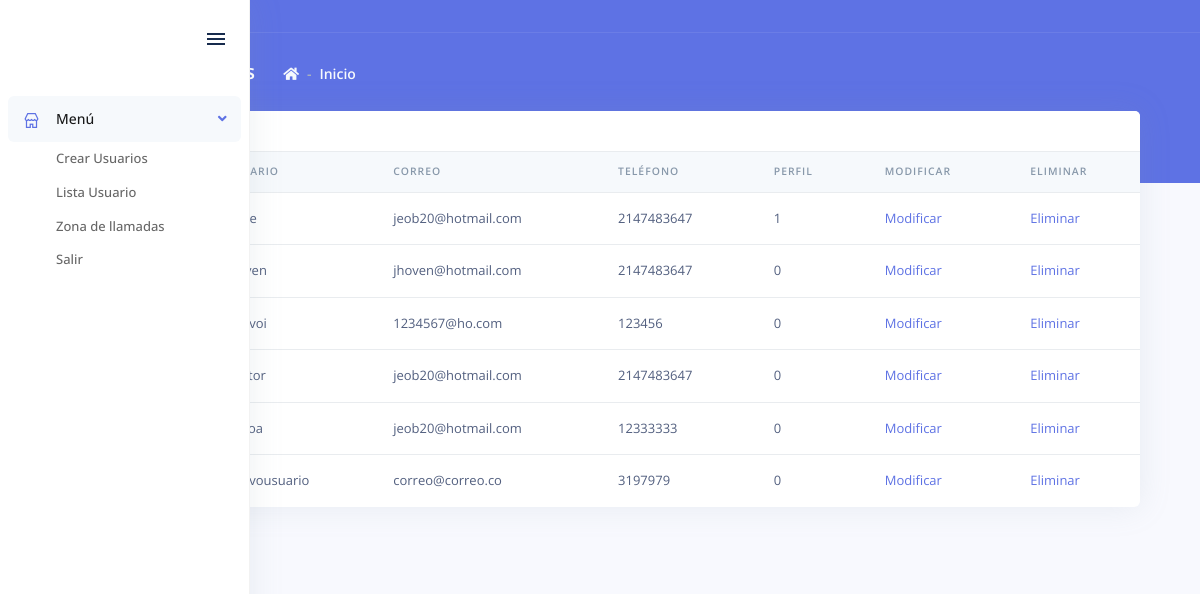
Page /dashboard.php on the committed database.
### tables this page shows
CREATE TABLE `users` (
  `id` int(10) NOT NULL,
  `username` varchar(60) NOT NULL,
  `email` varchar(60) NOT NULL,
  `phone` int(60) NOT NULL,
  `password` varchar(60) NOT NULL,
  `perfil` int(11) NOT NULL,
  `ip` varchar(200) NOT NULL
);

### dashboard.php (the view, shortened to what this page needs)
<?php
include("conect.php");
$query="SELECT * FROM users";
$answer = $conexion -> query($query);
?>
<!DOCTYPE html>
<html>
<head>
  <link rel="stylesheet" href="assets/vendor/nucleo/css/nucleo.css" type="text/css">
  <link rel="stylesheet" href="assets/vendor/@fortawesome/fontawesome-free/css/all.min.css" type="text/css">
  <link rel="stylesheet" href="assets/css/argon.css?v=1.1.0" type="text/css">
</head>
<body>
  <nav class="sidenav navbar navbar-vertical fixed-left navbar-expand-xs navbar-light bg-white" id="sidenav-main">
    <div class="scrollbar-inner">
      <div class="sidenav-header d-flex align-items-center">
        <a class="navbar-brand" href="pages/dashboards/dashboard.html">
        </a>
        <div class="ml-auto">
          <div class="sidenav-toggler d-none d-xl-block" data-action="sidenav-unpin" data-target="#sidenav-main">
            <div class="sidenav-toggler-inner">
              <i class="sidenav-toggler-line"></i>
              <i class="sidenav-toggler-line"></i>
              <i class="sidenav-toggler-line"></i>
            </div>
          </div>
        </div>
      </div>
      <div class="navbar-inner">
        <div class="collapse navbar-collapse" id="sidenav-collapse-main">
          <ul class="navbar-nav">
            <li class="nav-item">
              <a class="nav-link active" href="#navbar-dashboards" data-toggle="collapse" role="button" aria-expanded="true" aria-controls="navbar-dashboards">
                <i class="ni ni-shop text-primary"></i>
                <span class="nav-link-text">Menú</span>
              </a>
              <div class="collapse show" id="navbar-dashboards">
                <ul class="nav nav-sm flex-column">
                  <li class="nav-item">
                    <a href="register.php" class="nav-link">Crear Usuarios</a>
                  </li>
                  <li class="nav-item">
                    <a href="dashboard.php" class="nav-link">Lista Usuario</a>
                  </li>
                  <li class="nav-item">
                    <a href="https://jorgeochoa1987.github.io/videocall_/" class="nav-link">Zona de llamadas</a>
                  </li>
                  <li class="nav-item">
                    <a href="index.php" class="nav-link">Salir</a>
                  </li>
                </ul>
              </div>
            </li>
          </ul>
        </div>
      </div>
    </div>
  </nav>
  <div class="main-content" id="panel">
    <nav class="navbar navbar-top navbar-expand navbar-dark bg-primary border-bottom">
    </nav>
    <div class="header bg-primary pb-6">
      <div class="container-fluid">
        <div class="header-body">
          <div class="row align-items-center py-4">
            <div class="col-lg-6 col-7">
              <h6 class="h2 text-white d-inline-block mb-0">Lista de usuarios</h6>
              <nav aria-label="breadcrumb" class="d-none d-md-inline-block ml-md-4">
                <ol class="breadcrumb breadcrumb-links breadcrumb-dark">
                  <li class="breadcrumb-item"><a href="#"><i class="fas fa-home"></i></a></li>
                  <li class="breadcrumb-item"><a href="#">Inicio</a></li>
                </ol>
              </nav>
            </div>
          </div>
        </div>
      </div>
    </div>
    <div class="container-fluid mt--6">
    <div class="container-fluid mt--6">
     <div class="card">
       <div class="card-header border-0">
       </div>
       <div class="table-responsive">
         <table class="table align-items-center table-flush">
           <thead class="thead-light">
             <tr>
               <th>Id</th>
               <th>Usuario</th>
               <th>Correo</th>
               <th>Teléfono</th>
               <th>Perfil</th>
               <th>Modificar</th><th>Eliminar </th>
             </tr>
           </thead>
           <tbody>
           <?php
while ($row=$answer->fetch_assoc()){
?>
     <tr class="table-user">
     <td> <?php echo $row['id']; ?></td>
            <td> <?php echo $row['username']; ?></td>
            <td> <?php echo $row['email']; ?></td>
            <td> <?php echo $row['phone']; ?></td>
            <td> <?php echo $row['perfil']; ?></td>
            <td> <a href="modificar.php?id=<?php echo $row ['id'];?>">Modificar </a></td>
            <td> <a href="delete.php?id=<?php echo $row ['id'];?>">Eliminar </a></td>
     </tr>
     <?php
        }
        ?>
           </tbody>
         </table>
       </div>
     </div>
    </div>
      <footer class="footer pt-0">
      </footer>
    </div>
  </div>
</body>
</html>

### rows in the picture
users: email "jeob20@hotmail.com", phone "2147483647", perfil "1"
users: email "jhoven@hotmail.com", phone "2147483647", perfil "0"
users: email "1234567@ho.com", phone "123456", perfil "0"
users: email "jeob20@hotmail.com", phone "2147483647", perfil "0"
users: email "jeob20@hotmail.com", phone "12333333", perfil "0"
users: username "nuevousuario", email "correo@correo.co", phone "3197979", perfil "0"
